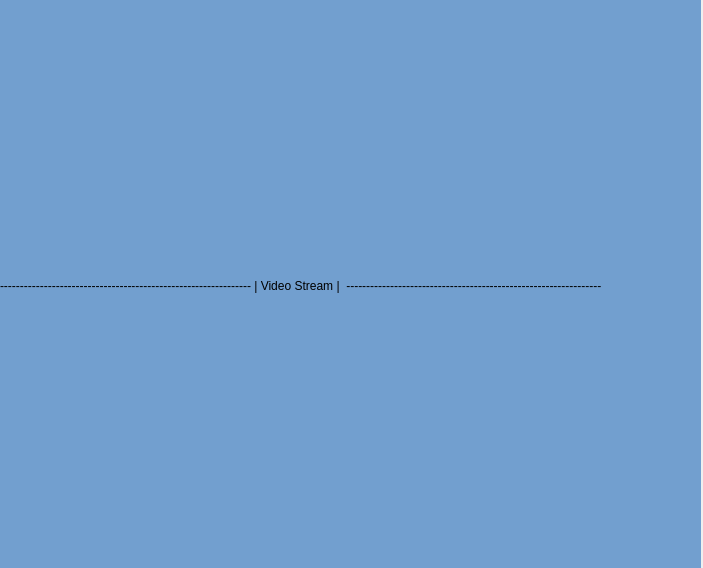
<?xml version="1.0" encoding="UTF-8"?>
<ui version="4.0">
 <class>FullWindow</class>
 <widget class="QWidget" name="FullWindow">
  <property name="windowModality">
   <enum>Qt::WindowModal</enum>
  </property>
  <property name="geometry">
   <rect>
    <x>0</x>
    <y>0</y>
    <width>703</width>
    <height>568</height>
   </rect>
  </property>
  <property name="sizePolicy">
   <sizepolicy hsizetype="Fixed" vsizetype="Fixed">
    <horstretch>0</horstretch>
    <verstretch>0</verstretch>
   </sizepolicy>
  </property>
  <property name="focusPolicy">
   <enum>Qt::NoFocus</enum>
  </property>
  <property name="contextMenuPolicy">
   <enum>Qt::DefaultContextMenu</enum>
  </property>
  <property name="windowTitle">
   <string>Form</string>
  </property>
  <widget class="LabelVideo" name="labelOutVideo">
   <property name="geometry">
    <rect>
     <x>0</x>
     <y>0</y>
     <width>701</width>
     <height>571</height>
    </rect>
   </property>
   <property name="styleSheet">
    <string notr="true">background-color: rgb(114, 159, 207);</string>
   </property>
   <property name="text">
    <string>--------------------------------------------------------------- | Video Stream |  ----------------------------------------------------------------</string>
   </property>
  </widget>
 </widget>
 <customwidgets>
  <customwidget>
   <class>LabelVideo</class>
   <extends>QLabel</extends>
   <header>labelvideo.h</header>
  </customwidget>
 </customwidgets>
 <resources/>
 <connections/>
</ui>
